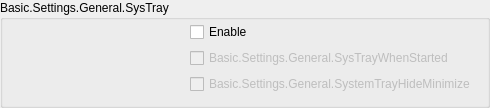
                 <widget class="QGroupBox" name="groupBox_13">
                  <property name="title">
                   <string>Basic.Settings.General.SysTray</string>
                  </property>
                  <layout class="QFormLayout" name="formLayout_29">
                   <property name="fieldGrowthPolicy">
                    <enum>QFormLayout::FieldGrowthPolicy::AllNonFixedFieldsGrow</enum>
                   </property>
                   <property name="labelAlignment">
                    <set>Qt::AlignmentFlag::AlignRight|Qt::AlignmentFlag::AlignTrailing|Qt::AlignmentFlag::AlignVCenter</set>
                   </property>
                   <property name="topMargin">
                    <number>2</number>
                   </property>
                   <item row="0" column="1">
                    <widget class="QCheckBox" name="systemTrayEnabled">
                     <property name="text">
                      <string>Enable</string>
                     </property>
                    </widget>
                   </item>
                   <item row="1" column="1">
                    <widget class="QCheckBox" name="systemTrayWhenStarted">
                     <property name="enabled">
                      <bool>false</bool>
                     </property>
                     <property name="text">
                      <string>Basic.Settings.General.SysTrayWhenStarted</string>
                     </property>
                    </widget>
                   </item>
                   <item row="2" column="1">
                    <widget class="QCheckBox" name="systemTrayAlways">
                     <property name="enabled">
                      <bool>false</bool>
                     </property>
                     <property name="text">
                      <string>Basic.Settings.General.SystemTrayHideMinimize</string>
                     </property>
                    </widget>
                   </item>
                   <item row="1" column="0">
                    <spacer name="horizontalSpacer_2">
                     <property name="orientation">
                      <enum>Qt::Orientation::Horizontal</enum>
                     </property>
                     <property name="sizeType">
                      <enum>QSizePolicy::Policy::Fixed</enum>
                     </property>
                     <property name="sizeHint" stdset="0">
                      <size>
                       <width>170</width>
                       <height>5</height>
                      </size>
                     </property>
                    </spacer>
                   </item>
                  </layout>
                 </widget>
